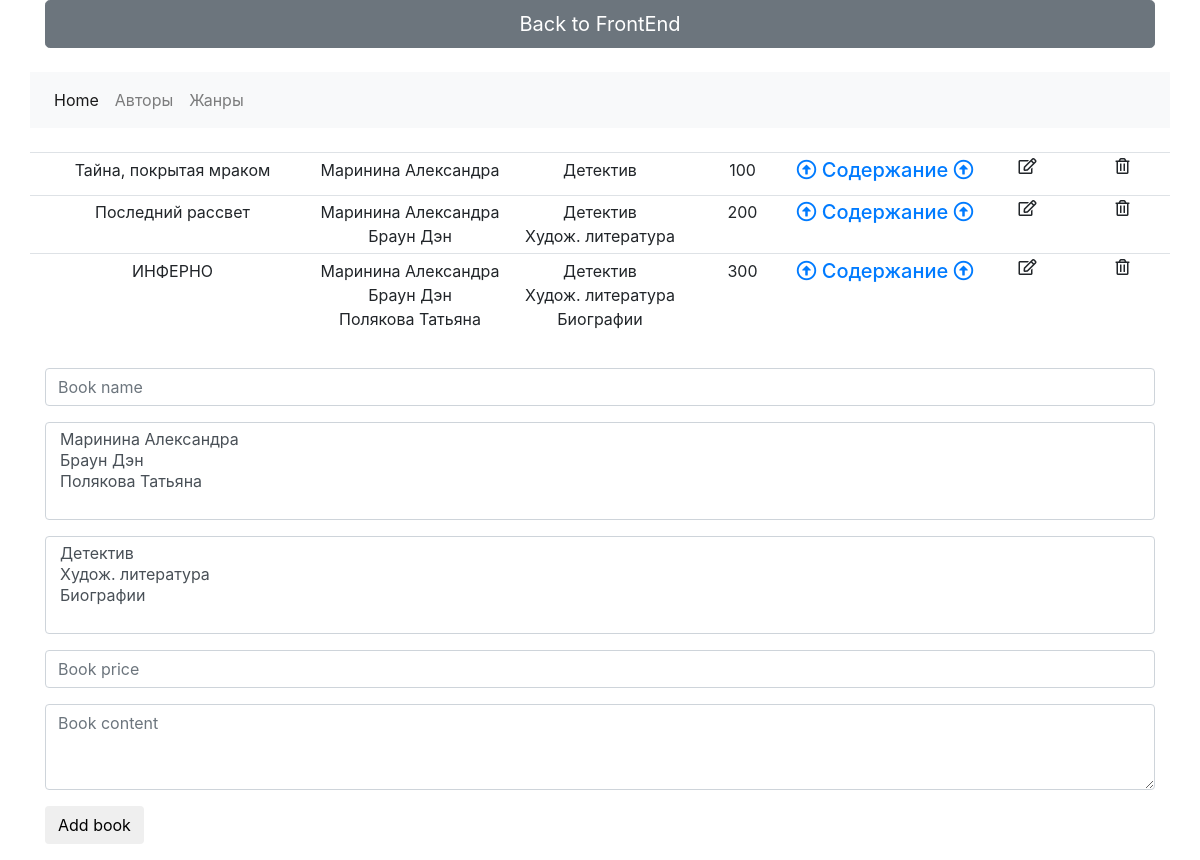
The app's page /admin/index.php with its own data.
### tables this page shows
CREATE TABLE IF NOT EXISTS `books` (
  `book_id` int(11) NOT NULL,
  `book_name` varchar(32) NOT NULL,
  `book_content` text NOT NULL,
  `book_price` int(6) NOT NULL
);

### admin/templates/functions.php (the view, shortened to what this page needs)
<?php
updateBook();
selectBooksAuthors();
function returnBooks()
{
    selectBooks();
    selectBooksGeners();
    selectBooksAuthors();
    getBooksAuthorsGenres();
    $display_books = '<table class="table table-sm" id="display_book">';
    $display_books .='<tbody>';
    if(!empty(selectBooks())){foreach(selectBooks() as $books){
    $display_books .= '<tr class="row text-center">
                            <td id="'.$books['book_id'].'"class="panel-collapse collapse book_content" style="width:100%">';
    $display_books .=       $books['book_content'];
    $display_books .=      '</td>
                            <td class="book_id" style="display:none;">';
    $display_books .=       $books['book_id'];
    $display_books .=      '</td>
                            <td class="col-sm-3 book_name">';
    $display_books .=       $books['book_name'];
    $display_books .=      '</td>
                            <td class="col-sm-2 author_name">';
                            if(!empty(selectBooksAuthors())){foreach(selectBooksAuthors() as $authors){
                                if($books['book_id'] == $authors['book_id']){
    $display_books .=       $authors['author_name'];
    $display_books .=       '<br>';
                                }
                            }};
    $display_books .=       '</td>
                             <td class="col-sm-2 genre_name">';
                             if(!empty(selectBooksGeners())){foreach(selectBooksGeners() as $genres){
                                if($books['book_id'] == $genres['book_id']){
    $display_books .=        $genres['genre_name'];
    $display_books .=        '<br>';
                                }
                             }};
    $display_books .=        '</td>';
    $display_books .=        '<td class="col-sm-1 book_price">';
    $display_books .=        $books['book_price'];
    $display_books .=        '</td>
                              <td class="col-sm-2">
                                 <div class="panel-group" id="accordion">
                                    <h5>
                                        <a data-toggle="collapse" data-parent="#accordion" href="#'.$books['book_id'].'">
                                            <i class="far fa-arrow-alt-circle-up"></i>
                                                Содержание
                                            <i class="far fa-arrow-alt-circle-up"></i>
                                        </a>
                                    </h5>
                                  </div>
                             </td>
                             <td class="col-sm-1 edit_book far fa-edit" data-id="'.$books['book_id'].'"></td>
                             <td class="col-sm-1 delete_book far fa-trash-alt" data-id="'.$books['book_id'].'"></td>
                         </tr>';
    }
}
    $display_books .= '</tbody>
                       </table>';
    return $display_books;
}
function updateBook()
{
    selectBooks();
    selectBooksAuthors();
    selectBooksGeners();
    getBooksAuthorsGenres();
}
function selectBooks()
{
    $db = connect();
    $sql = "SELECT * FROM books";
    $res = mysqli_query($db, $sql);
    while($row = mysqli_fetch_array($res)) {
	        $books[$i]['book_id'] = $row['book_id'];
            $books[$i]['book_name'] = $row['book_name'];
            $books[$i]['book_content'] = $row['book_content'];
            $books[$i]['book_price'] = $row['book_price'];
			$i++;
		}
    return $books;
}
function selectBooksGeners()
{
    $db = connect();
    $res = $db->query("SELECT books.book_id,genres.genre_name, genres.genre_id FROM books
                          JOIN books_genres ON books.book_id=books_genres.book_id
                          JOIN genres ON genres.genre_id=books_genres.genre_id");
    $i = 0;
    while($row = mysqli_fetch_array($res)) {
	    $genres[$i]['book_id'] = $row['book_id'];
        $genres[$i]['genre_id'] = $row['genre_id'];
        $genres[$i]['genre_name'] = $row['genre_name'];
    $i++;
    }
    return  $genres;
}
function selectBooksAuthors()
{
    $db = connect();
    $res = $db->query("SELECT books.book_id,authors.author_name, authors.author_id FROM books
                       JOIN books_authors ON books.book_id=books_authors.book_id
                       JOIN authors ON authors.author_id=books_authors.author_id ");
    $i = 0;
    while($row = mysqli_fetch_array($res)) {
	    $authors[$i]['book_id'] = $row['book_id'];
        $authors[$i]['author_id'] = $row['author_id'];
        $authors[$i]['author_name'] = $row['author_name'];
    $i++;
    }
    return  $authors;
}
function getBooksAuthorsGenres()
{
    $db = connect();
    $res = $db->query("SELECT * FROM authors");
    $i = 0;
    while($row = mysqli_fetch_array($res)) {
        $books[$i]['author_id'] = $row['author_id'];
        $books[$i]['author_name'] = $row['author_name'];
        $i++;
    }
    $db = connect();
    $res = $db->query("SELECT * FROM genres");
    $i = 0;
    while($row = mysqli_fetch_array($res)) {
            $books[$i]['genre_id'] = $row['genre_id'];
    $books[$i]['genre_name'] = $row['genre_name'];
    $i++;
    }
    return  $books;
}

### admin/templates/header.php (shortened to what this page needs)
<!DOCTYPE html>
<html lang="">
<head>
    <link rel="stylesheet" href="/css/styles.css">
    <link rel="stylesheet" href="https://stackpath.bootstrapcdn.com/bootstrap/4.1.0/css/bootstrap.min.css">
    <link rel="stylesheet" href="https://use.fontawesome.com/releases/v5.0.10/css/all.css">
</head>
<body>
    <div class="container">
    <div>
        <a href="http://catalog/"><button type="button" class="btn btn-secondary btn-lg btn-block">Back to FrontEnd</button></a>
    </div>
    <br>
    <nav class="row navbar navbar-expand-lg navbar-light bg-light">
      <div class="collapse navbar-collapse" id="navbarNav">
        <ul class="navbar-nav">
          <li class="nav-item active">
            <a class="nav-link" href="/">Home <span class="sr-only">(current)</span></a>
          </li>
          <li class="nav-item">
            <a class="nav-link" href="/templates/authors.php">Авторы</a>
          </li>
          <li class="nav-item">
            <a class="nav-link" href="/templates/genres.php">Жанры</a>
          </li>
        </ul>
      </div>
    </nav>
    <br>

### admin/index.php (shortened to what this page needs)
<?php include('/templates/header.php'); ?>
<?php include('/templates/functions.php'); ?>
<?php
    echo returnBooks();
    getBooksAuthorsGenres();
?>
    <div class="row">
        <form class="col-sm-12">
           <div class="form-group">
               <input type="text" class="form-control book_name" name="book_name" id="book_name" placeholder="Book name">
           </div>
           <div class="form-group">
           <select required class="form-control" multiple id="authors_id" name="authors_id[]">
                <?php foreach(getBooksAuthorsGenres() as $author){ ?>
                    <option id="author_name" value="<?=$author['author_id'];?>"><?=$author['author_name'] ; ?></option>
                <?php } ?>
           </select>
           </div>
           <div class="form-group">
               <select required class="form-control" multiple id="genres_id" name="genres_id[]">
                <?php foreach(getBooksAuthorsGenres() as $genre){ ?>
                    <option id="genre_name" value="<?=$genre['genre_id'];?>"><?=$genre['genre_name'] ; ?></option>
                <?php } ?>
           </select>
           </div>
           <div class="form-group">
              <input type="text" class="form-control book_price" name="book_price" id="book_price" placeholder="Book price">
           </div>
           <div class="form-group">
              <textarea class="form-control book_content" id="book_content" name="book_content" rows="3" placeholder="Book content"></textarea>
           </div>
           <div class="form-group">
              <button id="submit_add_book" type="button" class="btn btn-default">Add book</button>
           </div>
        </form>
    </div>
<?php include('/templates/footer.php'); ?>

### admin/templates/footer.php (shortened to what this page needs)
</div>
</body>
</html>

### records on screen
books: value "Тайна, покрытая мраком 100", book_id "Маринина Александра", book_id "Детектив"
books: value "Последний рассвет 200", book_id "Маринина Александра", book_id "Браун Дэн", book_id "Детектив", book_id "Худож. литература"
books: value "ИНФЕРНО 300", book_id "Маринина Александра", book_id "Браун Дэн", book_id "Полякова Татьяна", book_id "Детектив", book_id "Худож. литература", book_id "Биографии"
